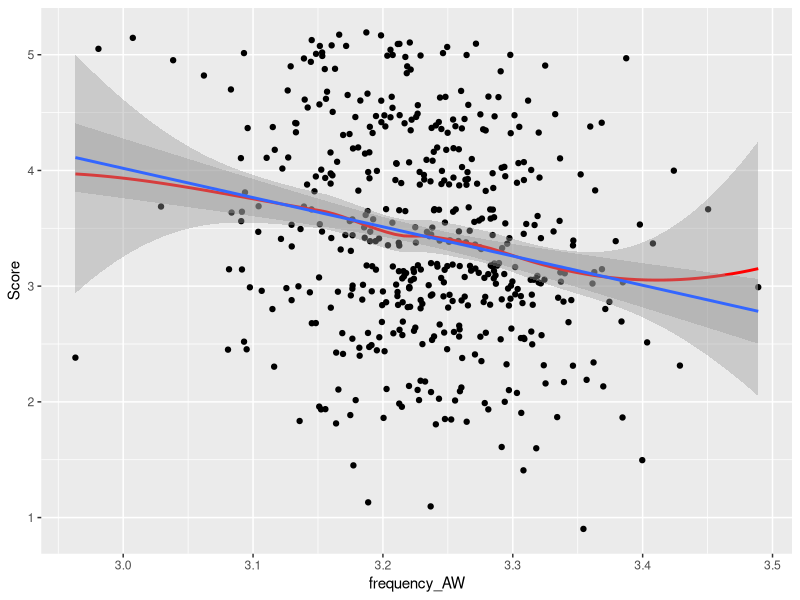
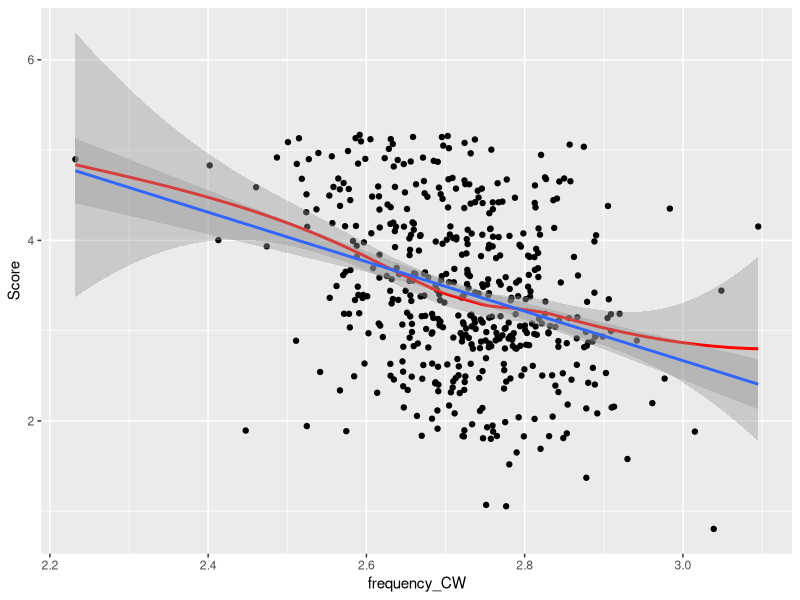
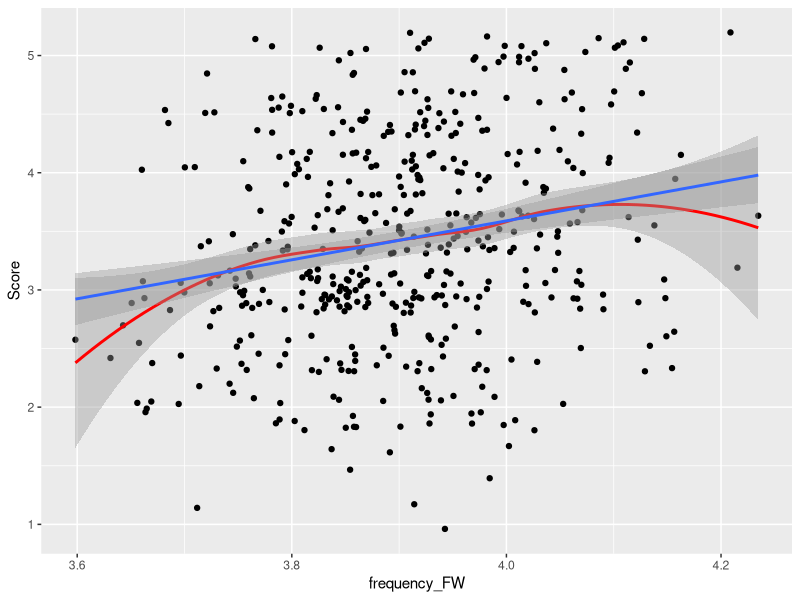
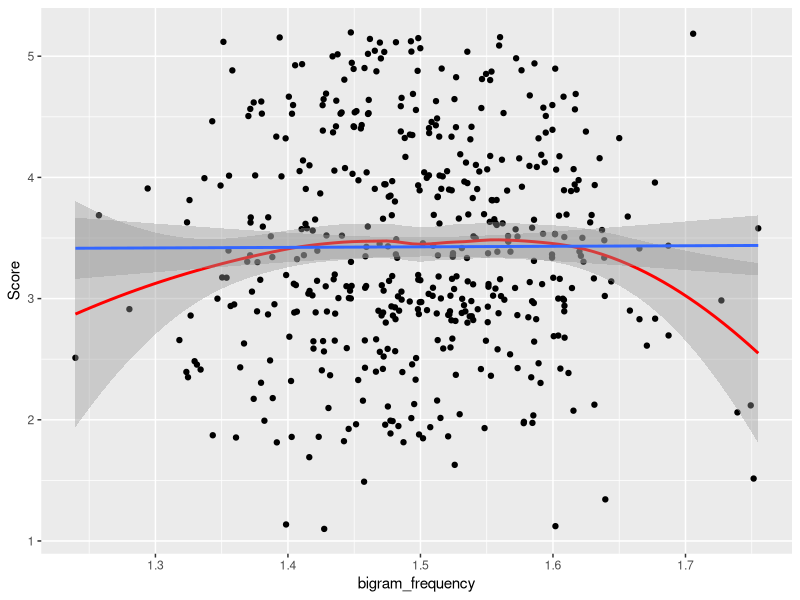
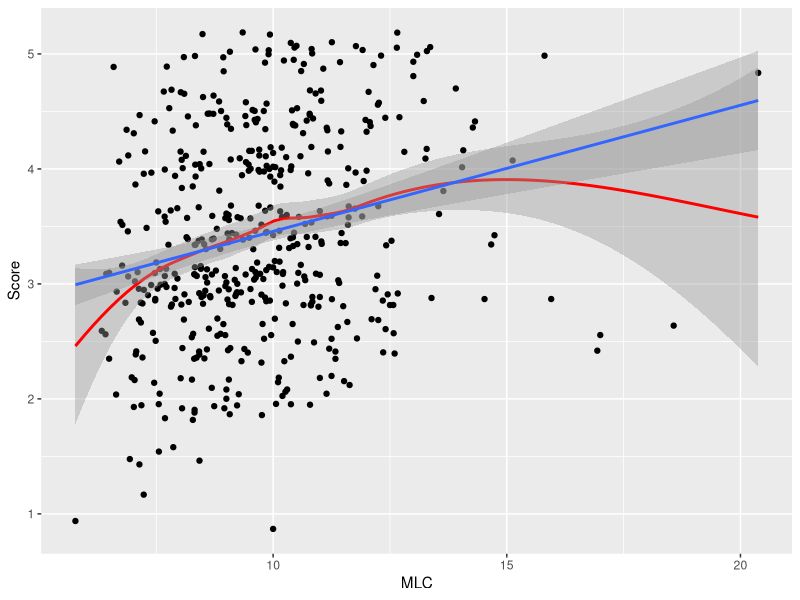
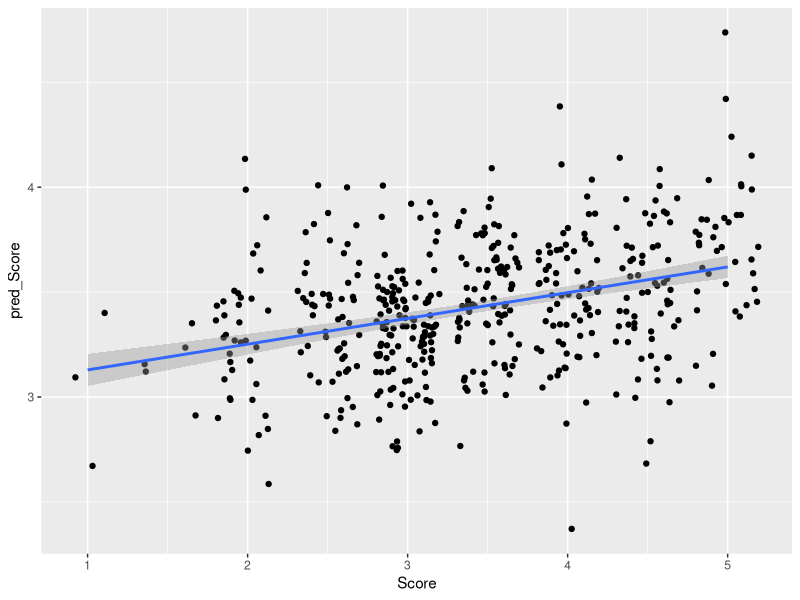

Generate these figures, in order, with R: (Note: this script raises an error after producing the figures.)
## ---- chunk 1
knitr::opts_chunk$set(echo = TRUE,message = FALSE,warning = FALSE)
## ---- chunk 2
mr_data <- read.csv("data/multiple_regression_sample.csv", header = TRUE)
summary(mr_data)
## ---- chunk 3
library(ggplot2)
ggplot(mr_data, aes(x = frequency_AW , y=Score )) +
  geom_jitter() + 
  geom_smooth(method = "loess",color = "red") + #this is a line of best fit based on a moving average
  geom_smooth(method = "lm") #this is a line of best fit based on the enture dataset
## ---- chunk 4
ggplot(mr_data, aes(x = frequency_CW , y=Score )) +
  geom_jitter() + 
  geom_smooth(method = "loess",color = "red") + #this is a line of best fit based on a moving average
  geom_smooth(method = "lm") #this is a line of best fit based on the enture dataset
## ---- chunk 5
ggplot(mr_data, aes(x = frequency_FW , y=Score )) +
  geom_jitter() + 
  geom_smooth(method = "loess",color = "red") + #this is a line of best fit based on a moving average
  geom_smooth(method = "lm") #this is a line of best fit based on the enture dataset
## ---- chunk 6
ggplot(mr_data, aes(x = bigram_frequency , y=Score )) +
  geom_jitter() + 
  geom_smooth(method = "loess",color = "red") + #this is a line of best fit based on a moving average
  geom_smooth(method = "lm") #this is a line of best fit based on the enture dataset
## ---- chunk 7
ggplot(mr_data, aes(x = MLC , y=Score )) +
  geom_jitter() + 
  geom_smooth(method = "loess",color = "red") + #this is a line of best fit based on a moving average
  geom_smooth(method = "lm") #this is a line of best fit based on the enture dataset
## ---- chunk 8
cor(mr_data)
## ---- chunk 9
#define model2 as a regression model using frequency_CW, MLC, and frequency_FW to predict nwords
model1 <- lm(Score ~ frequency_CW + MLC + frequency_FW, data = mr_data)
summary(model1)
## ---- chunk 10
#define model2 as a regression model using frequency_CW, MLC, and frequency_FW to predict nwords
model2 <- lm(Score ~ frequency_CW + frequency_FW, data = mr_data)
summary(model2)
## ---- chunk 11
#To add a column to our dataframe, we just define it
mr_data$pred_Score <- predict(model2)
#We can use summary() to make sure it worked correctly
summary(mr_data)
## ---- chunk 12
library(ggplot2)
ggplot(mr_data, aes(y=pred_Score, x = Score)) +
  geom_jitter() +
  geom_smooth(method="lm")
## ---- chunk 13
#install.packages("car") #if not already installed
library(car)
qqPlot(model2)
## ---- chunk 14
#install.packages("MASS") #if not already installed
library(MASS)
stepwise_model <- stepAIC(model1, direction="both")
summary(stepwise_model)
## ---- chunk 15
#install.packages("caret") #if not already installed
library(caret)
set.seed(1) #do this to ensure reproducibility - otherwise you will get slightly different results each time
#create random sample based on Score values, training set will be 67% of data
trainIndex = createDataPartition(mr_data$Score, p = .67, list = FALSE, times = 1)
#define training data
mr_dataTrain <- mr_data[trainIndex,]
#define test data
mr_dataTest <- mr_data[-trainIndex,]
#create model using test data:
train_model <- lm(Score ~ frequency_CW + frequency_FW, data = mr_dataTrain)
#get training set results
summary(train_model)
## ---- chunk 16
#predict scores in test data and save results as the variable "test_pred"
mr_dataTest$test_pred <- predict(train_model,mr_dataTest)
#determine the relationship between the actual and predicted scores in the test data
cor.test(mr_dataTest$Score,mr_dataTest$test_pred)
#get R-squared value
cor(mr_dataTest$Score,mr_dataTest$test_pred)^2
## ---- chunk 17
#library(caret)
set.seed(1) #do this to ensure reproducibility - otherwise you will get slightly different results each time
#create cross-validation parameters
TenFoldCV <- trainControl(method = "repeatedcv", number = 10,repeats = 10)
#assign formula from stepwise model (this was the model defined earlier)
step_mod<-formula(stepwise_model)
#create cross-validated model
mTenFold<-train(step_mod,data=mr_data,method='lm',trControl=TenFoldCV)
#get results
mTenFold$results
